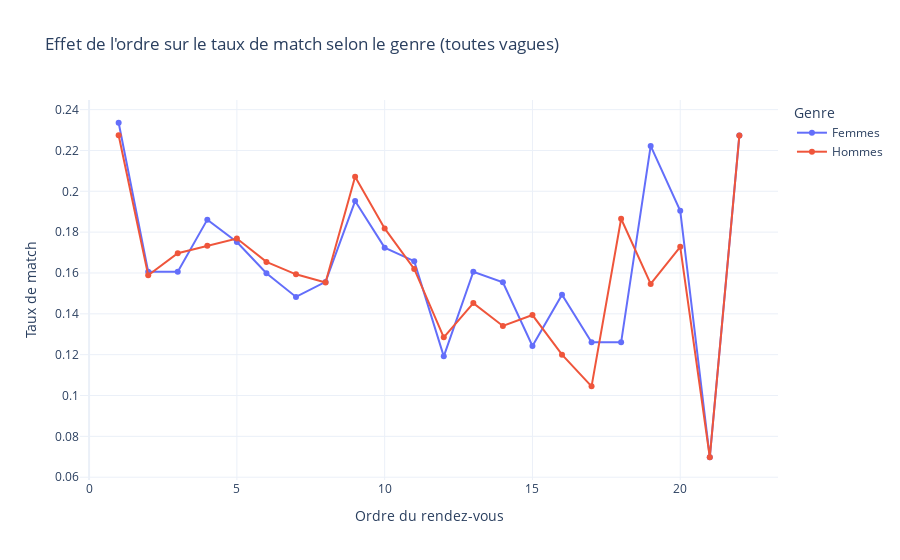

Notebook code cell kept with this figure:
### Code cell
fig2 = px.line(
    mean_by_order_gender,
    x='order',
    y='match',
    color='Genre',
    markers=True,
    title="Effet de l'ordre sur le taux de match selon le genre (toutes vagues)",
    labels={'order': "Ordre du rendez-vous", 'match': "Taux de match"},
    template="plotly_white"
)
fig2.update_traces(line=dict(width=2))
fig2.show()

### Figure 1 — Plotly figure (JSON) as saved in the notebook; plotly's stock layout.template omitted (floating-point values rounded to 4 significant figures)
{"data": [{"hovertemplate": "Genre=Femmes<br>Ordre du rendez-vous=%{x}<br>Taux de match=%{y}<extra></extra>", "legendgroup": "Femmes", "line": {"color": "#636efa", "dash": "solid", "width": 2}, "marker": {"symbol": "circle"}, "mode": "lines+markers", "name": "Femmes", "orientation": "v", "showlegend": true, "type": "scatter", "x": [1, 2, 3, 4, 5, 6, 7, 8, 9, 10, 11, 12, 13, 14, 15, 16, 17, 18, 19, 20, 21, 22], "xaxis": "x", "y": [0.2336, 0.1606, 0.1606, 0.1861, 0.1752, 0.1599, 0.1483, 0.1556, 0.1952, 0.1724, 0.1658, 0.1192, 0.1606, 0.1554, 0.1243, 0.1494, 0.1261, 0.1261, 0.2222, 0.1905, 0.06977, 0.2273], "yaxis": "y"}, {"hovertemplate": "Genre=Hommes<br>Ordre du rendez-vous=%{x}<br>Taux de match=%{y}<extra></extra>", "legendgroup": "Hommes", "line": {"color": "#EF553B", "dash": "solid", "width": 2}, "marker": {"symbol": "circle"}, "mode": "lines+markers", "name": "Hommes", "orientation": "v", "showlegend": true, "type": "scatter", "x": [1, 2, 3, 4, 5, 6, 7, 8, 9, 10, 11, 12, 13, 14, 15, 16, 17, 18, 19, 20, 21, 22], "xaxis": "x", "y": [0.2274, 0.1588, 0.1697, 0.1733, 0.1769, 0.1654, 0.1594, 0.1554, 0.2072, 0.1818, 0.162, 0.1285, 0.1453, 0.1341, 0.1394, 0.12, 0.1045, 0.1866, 0.1546, 0.1728, 0.06977, 0.2273], "yaxis": "y"}], "layout": {"legend": {"title": {"text": "Genre"}, "tracegroupgap": 0}, "title": {"text": "Effet de l'ordre sur le taux de match selon le genre (toutes vagues)"}, "xaxis": {"anchor": "y", "domain": [0, 1], "title": {"text": "Ordre du rendez-vous"}}, "yaxis": {"anchor": "x", "domain": [0, 1], "title": {"text": "Taux de match"}}}}
